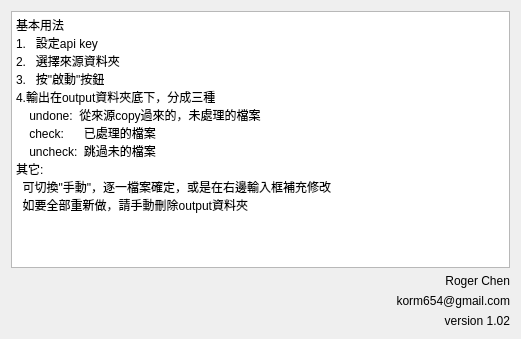
<?xml version="1.0" encoding="UTF-8"?>
<ui version="4.0">
 <class>LayerHelp</class>
 <widget class="QWidget" name="LayerHelp">
  <property name="geometry">
   <rect>
    <x>0</x>
    <y>0</y>
    <width>521</width>
    <height>339</height>
   </rect>
  </property>
  <property name="windowTitle">
   <string>Form</string>
  </property>
  <layout class="QGridLayout" name="gridLayout">
   <item row="3" column="0">
    <widget class="QLabel" name="label">
     <property name="text">
      <string>version 1.02</string>
     </property>
     <property name="alignment">
      <set>Qt::AlignRight|Qt::AlignTrailing|Qt::AlignVCenter</set>
     </property>
    </widget>
   </item>
   <item row="0" column="0">
    <widget class="QTextEdit" name="textEdit">
     <property name="readOnly">
      <bool>true</bool>
     </property>
     <property name="html">
      <string>&lt;!DOCTYPE HTML PUBLIC &quot;-//W3C//DTD HTML 4.0//EN&quot; &quot;http://www.w3.org/TR/REC-html40/strict.dtd&quot;&gt;
&lt;html&gt;&lt;head&gt;&lt;meta name=&quot;qrichtext&quot; content=&quot;1&quot; /&gt;&lt;meta charset=&quot;utf-8&quot; /&gt;&lt;style type=&quot;text/css&quot;&gt;
p, li { white-space: pre-wrap; }
&lt;/style&gt;&lt;/head&gt;&lt;body style=&quot; font-family:'Microsoft JhengHei UI'; font-size:9pt; font-weight:400; font-style:normal;&quot;&gt;
&lt;p style=&quot; margin-top:0px; margin-bottom:0px; margin-left:0px; margin-right:0px; -qt-block-indent:0; text-indent:0px;&quot;&gt;基本用法&lt;br /&gt;1.   設定api key&lt;br /&gt;2.   選擇來源資料夾&lt;br /&gt;3.   按&amp;quot;啟動&amp;quot;按鈕&lt;br /&gt;4.輸出在output資料夾底下，分成三種&lt;br /&gt;    undone:  從來源copy過來的，未處理的檔案&lt;br /&gt;    check:      已處理的檔案&lt;br /&gt;    uncheck:  跳過未的檔案 &lt;br /&gt;其它:&lt;br /&gt;  可切換&amp;quot;手動&amp;quot;，逐一檔案確定，或是在右邊輸入框補充修改&lt;br /&gt;  如要全部重新做，請手動刪除output資料夾&lt;br /&gt;&lt;br /&gt;    &lt;/p&gt;&lt;/body&gt;&lt;/html&gt;</string>
     </property>
    </widget>
   </item>
   <item row="1" column="0">
    <widget class="QLabel" name="label_2">
     <property name="text">
      <string>Roger Chen</string>
     </property>
     <property name="alignment">
      <set>Qt::AlignRight|Qt::AlignTrailing|Qt::AlignVCenter</set>
     </property>
    </widget>
   </item>
   <item row="2" column="0">
    <widget class="QLabel" name="label_3">
     <property name="text">
      <string>korm654@gmail.com</string>
     </property>
     <property name="alignment">
      <set>Qt::AlignRight|Qt::AlignTrailing|Qt::AlignVCenter</set>
     </property>
    </widget>
   </item>
  </layout>
 </widget>
 <resources/>
 <connections/>
</ui>
